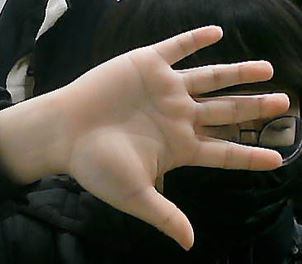
//> input picture 03_hand_desktop/rotated_img.jpg, 302 x 264 px
$ ./01_rot_test   (built with g++ and OpenCV 4)
//> lines starting //> are read from the running program, lines starting //| are printed output that depends on the picture
#include <opencv2/opencv.hpp>

int main() {
    // 이미지 파일 로드
    cv::Mat image = cv::imread("rotated_img.jpg");
//> image is the input picture: 264 rows x 302 cols, CV_8UC3; mean B, G, R 59.1, 70.4, 77.2
    cv::Mat rot_img, affine_img, inv_affine_img;
    // 회전 중심 좌표 계산
    cv::Point2f center(image.cols / 2.0, image.rows / 2.0);
//> center = Point(151, 132)
    float theta = 90;
    float scale = 1.3;


    // 90도 역어파인 변환 행렬 생성
    cv::Mat rot_mat = cv::getRotationMatrix2D(center, theta, scale);

    // 이미지 회전
    cv::warpAffine(image, rot_img, rot_mat, image.size());
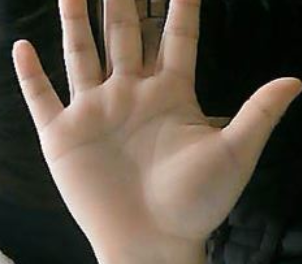
//> rot_img: 264 rows x 302 cols, CV_8UC3; mean B, G, R 70.5, 84.2, 96.2


    // [15 lines of commented-out code are left out]
    cv::Point2f srcTri[3];
    srcTri[0] = cv::Point2f(0.f, 0.f);
    srcTri[1] = cv::Point2f(image.cols - 1.f, 0.f);
    srcTri[2] = cv::Point2f(0.f, image.rows - 1.f);

    cv::Point2f dstTri[3];
    dstTri[0] = cv::Point2f(0.f, image.rows * 0.33f);
    dstTri[1] = cv::Point2f(image.cols * 0.85f, image.rows * 0.25f);
    dstTri[2] = cv::Point2f(image.cols * 0.15f, image.rows * 0.7f);

    // 어파인 변환 행렬 계산
    cv::Mat affineTransform = cv::getAffineTransform(srcTri, dstTri);
    cv::Mat inv_affine_tranform;
    cv::invertAffineTransform(affineTransform, inv_affine_tranform);


    cv::warpAffine(image, affine_img, affineTransform, image.size());
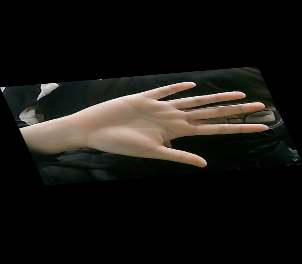
//> affine_img: 264 rows x 302 cols, CV_8UC3; mean B, G, R 19.5, 23.1, 25.4
    cv::warpAffine(image, inv_affine_img, inv_affine_tranform, image.size());
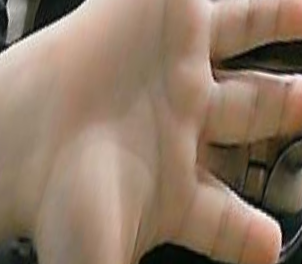
//> inv_affine_img: 264 rows x 302 cols, CV_8UC3; mean B, G, R 100.8, 120.2, 142.5


    //cv::Mat rot_img, affine_img, inv_affine_img;


    // 이미지 출력
    cv::imshow("image", image);
    cv::imshow("rot_img", rot_img);

    cv::imshow("affine_img", affine_img);
    cv::imshow("inv_affine_img", inv_affine_img);

    cv::waitKey(0);


    return 0;
}

$ run again, with 03_hand_desktop/testimg.jpg copied over 03_hand_desktop/rotated_img.jpg
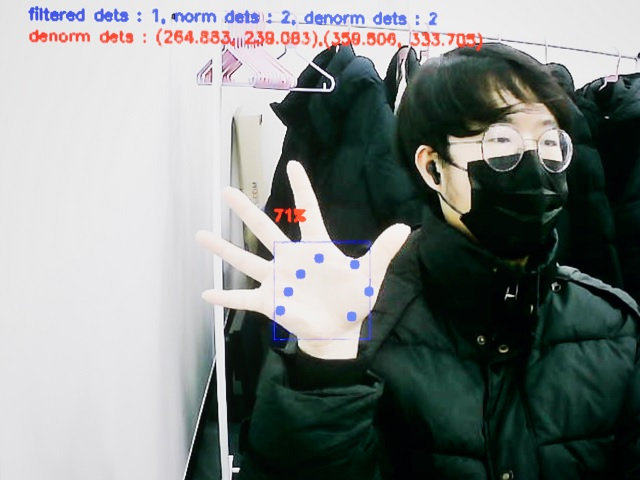
//> input picture 03_hand_desktop/testimg.jpg, 640 x 480 px
//> image is the input picture: 480 rows x 640 cols, CV_8UC3; mean B, G, R 132.7, 134.8, 129.3
//> `cv::warpAffine(image, affine_img, affineTransform, image.size());`:
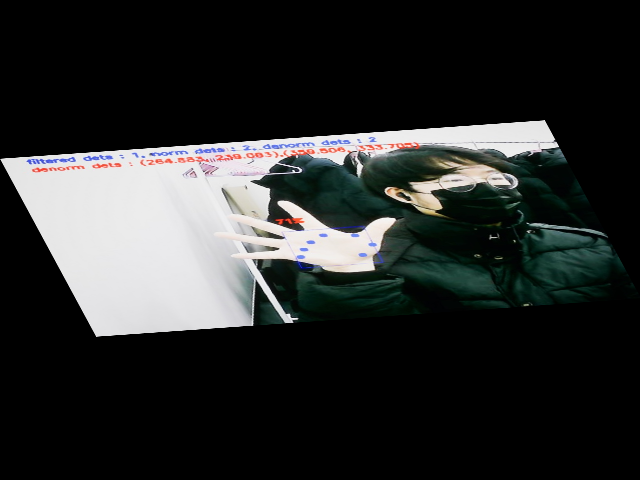
//> affine_img: 480 rows x 640 cols, CV_8UC3; mean B, G, R 43.5, 44.2, 42.4
//> `cv::warpAffine(image, inv_affine_img, inv_affine_tranform, image.size(..`:
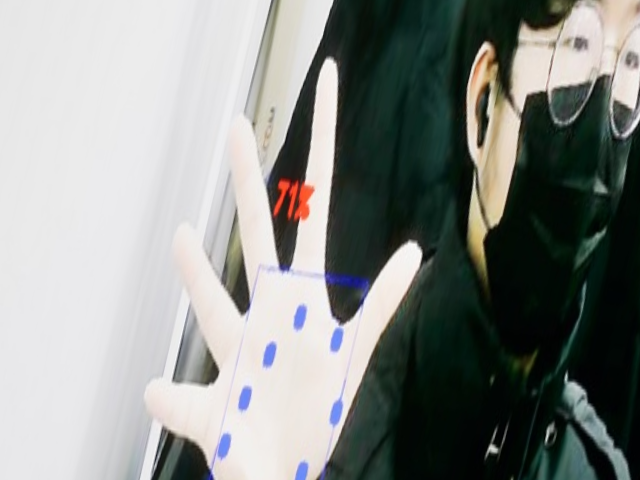
//> inv_affine_img: 480 rows x 640 cols, CV_8UC3; mean B, G, R 136.7, 140.2, 136.7
